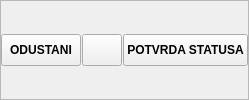
    <widget class="QFrame" name="frame_12">
     <property name="frameShape">
      <enum>QFrame::StyledPanel</enum>
     </property>
     <property name="frameShadow">
      <enum>QFrame::Raised</enum>
     </property>
     <layout class="QHBoxLayout" name="horizontalLayout">
      <property name="spacing">
       <number>1</number>
      </property>
      <property name="leftMargin">
       <number>0</number>
      </property>
      <property name="topMargin">
       <number>0</number>
      </property>
      <property name="rightMargin">
       <number>0</number>
      </property>
      <property name="bottomMargin">
       <number>0</number>
      </property>
      <item>
       <widget class="QPushButton" name="btnOdustani">
        <property name="sizePolicy">
         <sizepolicy hsizetype="Maximum" vsizetype="Fixed">
          <horstretch>0</horstretch>
          <verstretch>0</verstretch>
         </sizepolicy>
        </property>
        <property name="minimumSize">
         <size>
          <width>0</width>
          <height>32</height>
         </size>
        </property>
        <property name="font">
         <font>
          <weight>75</weight>
          <bold>true</bold>
         </font>
        </property>
        <property name="cursor">
         <cursorShape>PointingHandCursor</cursorShape>
        </property>
        <property name="text">
         <string>ODUSTANI</string>
        </property>
        <property name="icon">
         <iconset resource="../../../resources/DonatForm.qrc">
          <normaloff>:/InDonat/Forms/images/CLOSE.GIF</normaloff>:/InDonat/Forms/images/CLOSE.GIF</iconset>
        </property>
       </widget>
      </item>
      <item>
       <widget class="QPushButton" name="pushButton_2">
        <property name="minimumSize">
         <size>
          <width>0</width>
          <height>32</height>
         </size>
        </property>
        <property name="font">
         <font>
          <weight>75</weight>
          <bold>true</bold>
         </font>
        </property>
        <property name="cursor">
         <cursorShape>PointingHandCursor</cursorShape>
        </property>
       </widget>
      </item>
      <item>
       <widget class="QPushButton" name="btnPotvrda">
        <property name="sizePolicy">
         <sizepolicy hsizetype="Maximum" vsizetype="Fixed">
          <horstretch>0</horstretch>
          <verstretch>0</verstretch>
         </sizepolicy>
        </property>
        <property name="minimumSize">
         <size>
          <width>0</width>
          <height>32</height>
         </size>
        </property>
        <property name="font">
         <font>
          <weight>75</weight>
          <bold>true</bold>
         </font>
        </property>
        <property name="cursor">
         <cursorShape>PointingHandCursor</cursorShape>
        </property>
        <property name="text">
         <string>POTVRDA STATUSA</string>
        </property>
        <property name="icon">
         <iconset resource="../../../resources/DonatForm.qrc">
          <normaloff>:/InDonat/Forms/images/OK.gif</normaloff>:/InDonat/Forms/images/OK.gif</iconset>
        </property>
       </widget>
      </item>
     </layout>
    </widget>
